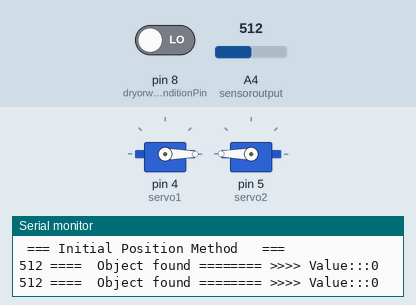
The sketch below on a simulated Arduino Uno, built with avr-gcc and run on an emulated ATmega328P. Parts: 2 × servo, the last lines printed to the serial monitor. Inputs (shaded band) come from the test bench; at power-on: A4 (sensoroutput) = 512, pin 8 (dryorwetConditionPin) LOW.

Above: at 7.8 s.
7.9 s: A4 (sensoroutput) set to 90
At 12.8 s:
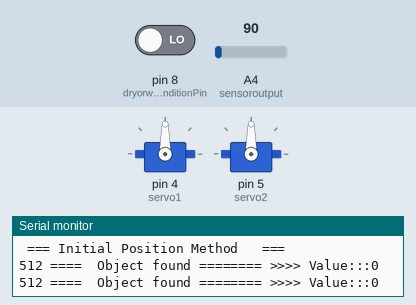
17.5 s: A4 (sensoroutput) set to 106
At 18.7 s:
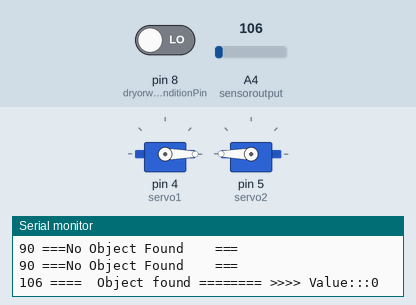
31.0 s: A4 (sensoroutput) set to 0
At 31.6 s:
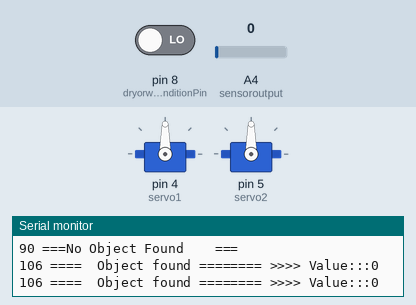
38.8 s: A4 (sensoroutput) set to 110
At 40.4 s:
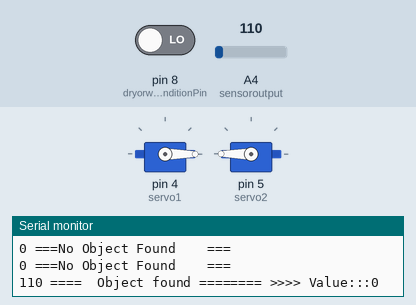
Timing chart, 0 to 53.3 s (numbered marks = the images above; inputs shaded):
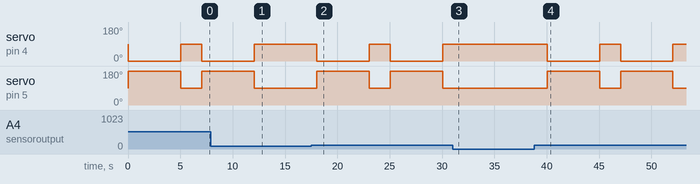

Measured:
- the behaviour switches between 99 and 100 on A4 (sensoroutput) (found by bisection; images 1 and 2)
- after the input at 7.9 s, servo on pin 4 (servo1), servo on pin 5 (servo2): goes on until 12.0 s, then stays 90°
- after the input at 17.5 s, servo on pin 4 (servo1): alternates 90° for 2.0 s and 0° for 5.0 s, starting after 0.55 s; servo on pin 5 (servo2): alternates 180° for 5.0 s and 90° for 2.0 s, starting after 0.55 s
- after the input at 31.0 s, servo on pin 4 (servo1): stays 90° (without the input it goes to 0° after 1.1 s); servo on pin 5 (servo2): stays 90° (without the input it goes to 180° after 1.1 s)
- after the input at 38.8 s, servo on pin 4 (servo1): alternates 90° for 2.0 s and 0° for 5.0 s, starting after 1.3 s; servo on pin 5 (servo2): alternates 180° for 5.0 s and 90° for 2.0 s, starting after 1.3 s

The sketch:

Test_SmartBin_part2.ino
```cpp
#include <Servo.h>

int objectDetectionPin = 2;
int sensoroutput = 4; // the analog pin connected to the sensor

int THRESHOLD = 100;

Servo servo1;
Servo servo2;
int val = 0;
int  dryorwetConditionPin = 8;
int inVal =0;
void setup()
{
  Serial.begin (9600);
  //  pinMode(trigPin, OUTPUT);
  //  pinMode(echoPin, INPUT);
  pinMode(dryorwetConditionPin, INPUT);
  pinMode(objectDetectionPin, INPUT);

  servo1.attach(4);
  servo2.attach(5);
  Serial.println(" === Setup Method   ===");
  servo1.write(90);
  servo2.write(90);
  Serial.println(" === Initial Position Method   ===");
  // delay(5000);

}

void loop() {

  int val = analogRead(sensoroutput);
  Serial.print(val);
  if (val >= THRESHOLD) {

    Serial.print(" ====  Object found ======== ");

      inVal= digitalRead(dryorwetConditionPin);
    Serial.print(">>>> Value:::");
    Serial.println(inVal);


      servo1.write(0);
      servo2.write(180);
      delay(5000);


  }else{
     val = 0;
      Serial.println(" ===No Object Found    ===");
    }
    // resetting condition

   servo1.write(90);
   servo2.write(90);
  delay(2000);
}
```
